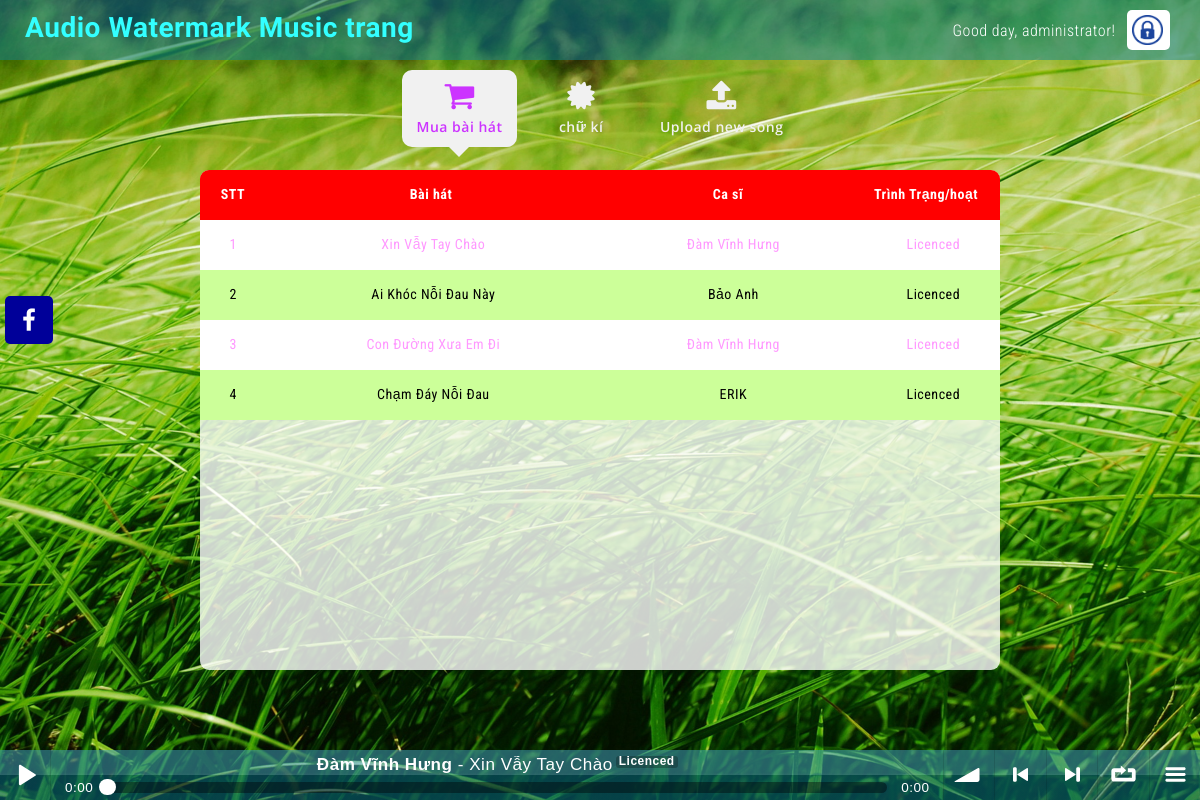
/ (signed in), run on the app's committed database.
### tables this page shows
CREATE TABLE `siteinfo` (
  `companyname` varchar(128) NOT NULL,
  `slogan` varchar(256) DEFAULT NULL,
  `seokeywords` varchar(128) DEFAULT NULL,
  `seodescription` varchar(256) DEFAULT NULL,
  `facebook` varchar(128) DEFAULT NULL,
  `logo` varchar(32) NOT NULL,
  `copyright` varchar(128) NOT NULL,
  `copyright_ln2` varchar(128) DEFAULT NULL
);

CREATE TABLE `multimedia` (
  `id` varchar(64) NOT NULL,
  `parentid` varchar(64) DEFAULT NULL,
  `song` varchar(256) DEFAULT NULL,
  `singer` varchar(128) DEFAULT NULL,
  `url` varchar(256) NOT NULL,
  `type` varchar(32) NOT NULL,
  `owner` varchar(32) NOT NULL
);

### index.php (the view, shortened to what this page needs)
<!DOCTYPE html>
<html>
	<?php
		include "connectdb.php";
		$qr = $conn->prepare("select siteinfo.companyname as companyname, siteinfo.slogan as slogan, siteinfo.seokeywords as seokeywords, siteinfo.seodescription as seodescription, siteinfo.facebook as facebook, multimedia.url as logo, siteinfo.copyright as copyright, siteinfo.copyright_ln2 as copyright_ln2 from siteinfo, multimedia where siteinfo.logo = multimedia.id limit 1;");
		$qr->execute();
		$rs_siteinfo = $qr->fetch();
		if (isset($_SESSION['user'])){
			$qr = $conn->prepare("select permission from user where id = '" . $_SESSION['user'] .  "';");
			$qr->execute();
			$rs_mypermission = $qr->fetch();
			$qr = $conn->prepare("select id, song, singer from multimedia where type = 'music' and owner = '" . $_SESSION['user'] .  "';");
			$qr->execute();
			$rs_myplaylist = $qr->fetchAll();
		}
		$qr = $conn->prepare("select id, song, singer from multimedia where type = 'music' and owner = 'administrator';");
		$qr->execute();
		$rs_allsongs = $qr->fetchAll();
	?>
	<head>
		<link rel="stylesheet" href="https://maxcdn.bootstrapcdn.com/bootstrap/3.3.7/css/bootstrap.min.css" />
		<link rel="stylesheet" href="https://cdnjs.cloudflare.com/ajax/libs/font-awesome/4.7.0/css/font-awesome.min.css" />
		<link rel="stylesheet" href="animate.css" />
		<link rel="stylesheet" href="soundmanager2/css/bar-ui.css">
		<link rel="stylesheet" href="style.css" />
	</head>
	<body>
		<section class="navbar">
		    <div class="container">
				<div class="navbar-header">
					<a class="navbar-brand navbar-brand-image" href="/" title="<?php echo ($rs_siteinfo['companyname']); ?>"><?php echo ($rs_siteinfo['companyname']); ?></a>
				</div>
				<?php
					if (isset($_SESSION['user'])){
						echo "<a id=\"goto-login\" href=\"logout.php\" title=\"Sign out\"><img src=\"picture/logo-login.png\"/></a>";
						echo "<p id=\"username\">Good day, " . $_SESSION['user'] . "!</p>";
					}
					else{
						echo "<a id=\"goto-login\" href=\"login.php\" title=\"Sign in\"><img src=\"picture/logo-login.png\"/></a>";
					}
				?>
		    </div>
		</section>
		<section class="mainbar">
		    <div class="container">
		      	<ul class="nav mainbar-list wow fadeInDown" data-wow-duration="0.5s">
		        	<li id="buy-more-song" class="active">
		          		<a class="highlight" href="#buymoresong" title="Buy more songs">
		            		<i class="fa fa-shopping-cart"></i> Mua bài hát
		          		</a>
		       		</li>
		       		<li id="get-signature">
		          		<a href="#getsignature" title="Get signature">
		            		<i class="fa fa-certificate"></i> chữ kí
		          		</a>
		       		</li>
		       		<?php
		       			if (isset($rs_mypermission['permission'])){
		       				if ($rs_mypermission['permission'] == "admin"){
					       		echo "<li id=\"upload-new-song\">
					          		<a href=\"#uploadnewsong\" title=\"Upload new song\">
					            		<i class=\"fa fa-upload\"></i> Upload new song
					          		</a>
					       		</li>";
				       		}
		       			}
		       		?>
		      </ul>
		    </div>
		</section>
		<div class="mycontent">
			<table class="songstable">
				<thead>
					<tr>
						<th class="col-xs-1">STT</th>
						<th class="col-xs-5">Bài hát</th>
						<th class="col-xs-4">Ca sĩ</th>
						<th class="col-xs-2">Trình Trạng/hoạt động</th>
					</tr>
				</thead>
				<tbody class="songstable_scrollbar">
					<?php
						$i = 1;
						foreach ($rs_allsongs as $key => $value) {
							echo "<tr class=\"" . ($i % 2 ? "odd" : "even") . "\">
									<td class=\"col-xs-1\">" . $i . "</td>
									<td class=\"col-xs-5\">" . $value['song'] . "</td>
									<td class=\"col-xs-4\">" . $value['singer'] . "</td>
									<td class=\"col-xs-2\">";
							if (isset($_SESSION['user'])){
								$qr = $conn->prepare("select id from multimedia where type = 'music' and owner = '" . $_SESSION['user'] .  "' and parentid = '" . $value['id'] . "' limit 1;");
								$qr->execute();
								$rs_isLicenced = $qr->fetch();
								if ($rs_isLicenced['id'] == ""){
									echo "<button id=\"" . $value['id'] . "\" class=\"btn btn-danger btn-mini btnbuysong\"><i class=\"fa fa-shopping-cart\"></i></button>";
								}
								else{
									echo "Licenced";
								}
							}
							else{
								echo "đăng nhập";
							}
							echo "	</td>
								</tr>";
							$i++;
						}
					?>
				</tbody>
			</table>
		</div>
		<div class="sm2-bar-ui full-width fixed">
 			<div class="bd sm2-main-controls">
				<div class="sm2-inline-gradient"></div>
  				<div class="sm2-inline-element sm2-button-element">
					<div class="sm2-button-bd">
						<a href="#play" class="sm2-inline-button sm2-icon-play-pause">Play / pause</a>
					</div>
  				</div>
  				<div class="sm2-inline-element sm2-inline-status">
					<div class="sm2-playlist">
						<div class="sm2-playlist-target">
						</div>
					</div>
					<div class="sm2-progress">
						<div class="sm2-row">
							<div class="sm2-inline-time">0:00</div>
							<div class="sm2-progress-bd">
								<div class="sm2-progress-track">
									<div class="sm2-progress-ball"><div class="icon-overlay"></div></div>
								</div>
							</div>
							<div class="sm2-inline-duration">0:00</div>
						</div>
					</div>
				</div>
				<div class="sm2-inline-element sm2-button-element sm2-volume">
					<div class="sm2-button-bd">
						<a href="#volume" class="sm2-inline-button sm2-volume-control">volume</a>
					</div>
				</div>
				<div class="sm2-inline-element sm2-button-element">
					<div class="sm2-button-bd">
						<a href="#prev" title="Previous" class="sm2-inline-button sm2-icon-previous">&lt; previous</a>
					</div>
				</div>
				<div class="sm2-inline-element sm2-button-element">
					<div class="sm2-button-bd">
						<a href="#next" title="Next" class="sm2-inline-button sm2-icon-next">&gt; next</a>
					</div>
				</div>
				<div class="sm2-inline-element sm2-button-element">
					<div class="sm2-button-bd">
						<a href="#repeat" title="Repeat playlist" class="sm2-inline-button sm2-icon-repeat">&infin; repeat</a>
					</div>
				</div>
				<div class="sm2-inline-element sm2-button-element sm2-menu">
					<div class="sm2-button-bd">
						<a href="#menu" class="sm2-inline-button sm2-icon-menu">menu</a>
					</div>
				</div>
			</div>
			<div class="bd sm2-playlist-drawer sm2-element">
  				<div class="sm2-playlist-wrapper">
	    			<ul class="sm2-playlist-bd">
	    				<?php
	    					if (isset($_SESSION['user'])){
		    					foreach ($rs_myplaylist as $key => $value){
					 				echo "<li>
											<div class=\"sm2-row\">
												<div class=\"sm2-col sm2-wide\">
													<a href=\"http://docs.google.com/uc?export=open&id=" . $value['id'] . "&type=.wav\"><b>" . $value['singer'] . "</b> - " . $value['song'] . "<span class=\"label\">Licenced</span></a>
												</div>
												<div class=\"sm2-col\">
													<a href=\"http://docs.google.com/uc?export=open&id=" . $value['id'] . "\" target=\"_blank\" title=\"Download this song\" class=\"sm2-icon sm2-music sm2-exclude\">Download this song</a>
												</div>
											</div>
										</li>";
				 				}
			 				}
						?>
    				</ul>
  				</div>
 			</div>
		</div>
	  	<div class="social-bar">
		    <a target="_blank" href="<?php echo ($rs_siteinfo['facebook']); ?>" title="Visit my Facebook" class="social-bar-facebook"><i class="fa fa-facebook"></i></a>
	  	</div>
	</body>
</html>

### style.css (style rules this page uses)
html, body { height: 100%; font-family: 'Roboto Condensed', sans-serif; font-size:14px; color: #333; letter-spacing: 0.5px; }
body { background: url("picture/bg-body.jpg") fixed no-repeat; background-size: cover; }
a { text-decoration: none; }
p { margin: 0px; }
.navbar { position: fixed; z-index: 1001; top: 0px; left: 0px; margin: 0px; width: 100%; height: 60px; min-height: 60px; background: rgba(10, 130, 157, 0.5); background-size: cover; background-repeat: none; border-radius: 0px; border: none; }
.navbar .container { height: 100%; }
.navbar-header { float: left; height: 100%; margin: 0px; padding: 0px; }
.navbar-brand { height: 100%; margin: 0px; margin-top: 18px; padding: 0px; padding-left: 10px; font-family: 'Oregano', cursive; font-size: 28px; font-weight: 600; color: #33FFFF; white-space: nowrap; }
#username { float: right; margin-right: 12px; margin-top: 20px; font-size: 16px; font-weight: 300; color: #fff; cursor: default; }
#goto-login { float: right; margin: 0px; margin-top: 10px; padding: 5px; background-color: #FFF; border-radius: 5px; overflow: hidden; }
#goto-login img { height: 30px; margin: 0px; margin-right: 2.5px; }
.mainbar { position: fixed; top: 60px; left: 0px; margin: 0px; padding: 0px; width: 100%; height: auto; text-align: center; }
.mainbar-list { padding: 10px; padding-bottom: 20px; }
.mainbar-list li { height: 100%; min-width: 100px; margin: 0px 5px; display: inline-block; }
.mainbar-list li a { display: block; font-family: 'Open Sans', Verdana, Helvetica, sans-serif; font-weight: 600; transition: all 0.1s ease; -webkit-transition: all 0.1s ease; -moz-transition: all 0.1s ease; -o-transition: all 0.1s ease; }
.mainbar-list li:not(.active) a { color: #f1f1f1; }
.mainbar-list li.active a { background-color: #f1f1f1; border-radius: 10px; color: #CC33FF; }
.mainbar-list li.active a:after { position: absolute; top: 100%; left: 50%; margin-left: -10px; border-left: 10px solid transparent; border-right: 10px solid transparent; border-top: 10px solid transparent; border-top-color: #f1f1f1; content: ''; display: inline-block; }
.mainbar-list a i { display: block; margin-bottom: 5px; font-size: 32px; }
.highlight { -webkit-animation: colorchange 10s infinite alternate; }
.mycontent { position: fixed; z-index: 1001; top: 170px; left: 50%; transform: translateX(-50%) !important; width: 800px; height: 500px; background-color: rgba(255, 255, 255, 0.8); border-radius: 9px; overflow: hidden; }
.songstable { width: 100%; }
.songstable thead { width: 100%; }
.songstable tbody { width: 100%; height: 500px; overflow-y: scroll; }
.songstable thead tr { width: 99%; }
.songstable tr { width: 100%; }
.songstable thead, .songstable tbody, .songstable tr, .songstable td, .songstable th { display: inline-block; }
.songstable thead { background: #FF0000; color: #fff; }
.songstable tbody td, .songstable thead > tr> th { float: left; border-bottom-width: 0; }
.songstable>tbody>tr>td, .songstable>tbody>tr>th, .songstable>tfoot>tr>td, .songstable>tfoot>tr>th, .songstable>thead>tr>td, .songstable>thead>tr>th { padding: 8px; height: 50px; text-align: center; line-height: 32px; }
.odd { background: #fff; color: #FF99FF; }
.even { background: #CCFF99; color: #000; }
.sm2-bar-ui { z-index: 1002 !important; font-size: 18px; }
.sm2-bar-ui .sm2-main-controls, .sm2-bar-ui .sm2-playlist-drawer { background-color: rgba(10, 130, 157, 0.5); }
.social-bar { position: fixed; z-index: 1002; left: 5px; top: 40%; transform: translateY(-50%); }
.social-bar a, .social-bar span { position: relative; width: 48px; height: 48px; margin-top: 5px; margin-bottom: 5px; padding: 0px; outline: none; border: none; border-radius: 5px; font-size: 24px; color: #fff; display: block; transition: all 0.1s ease; -webkit-transition: all 0.1s ease; -moz-transition: all 0.1s ease; -o-transition: all 0.1s ease; }
.social-bar a .fa, .social-bar span .fa { position: absolute; top: 50%; left: 50%; transform: translate(-50%, -50%) !important; }
.social-bar-facebook { background: #000099; }

### data on the page
siteinfo: companyname "Audio Watermark Music trang"
multimedia: song "Xin Vẫy Tay Chào", singer "Đàm Vĩnh Hưng", shows "Licenced"
multimedia: song "Ai Khóc Nỗi Đau Này", singer "Bảo Anh", shows "Licenced"
multimedia: song "Con Đường Xưa Em Đi", singer "Đàm Vĩnh Hưng", shows "Licenced"
multimedia: song "Chạm Đáy Nỗi Đau", singer "ERIK", shows "Licenced"

### other printed values
$_SESSION['user'] "administrator"
